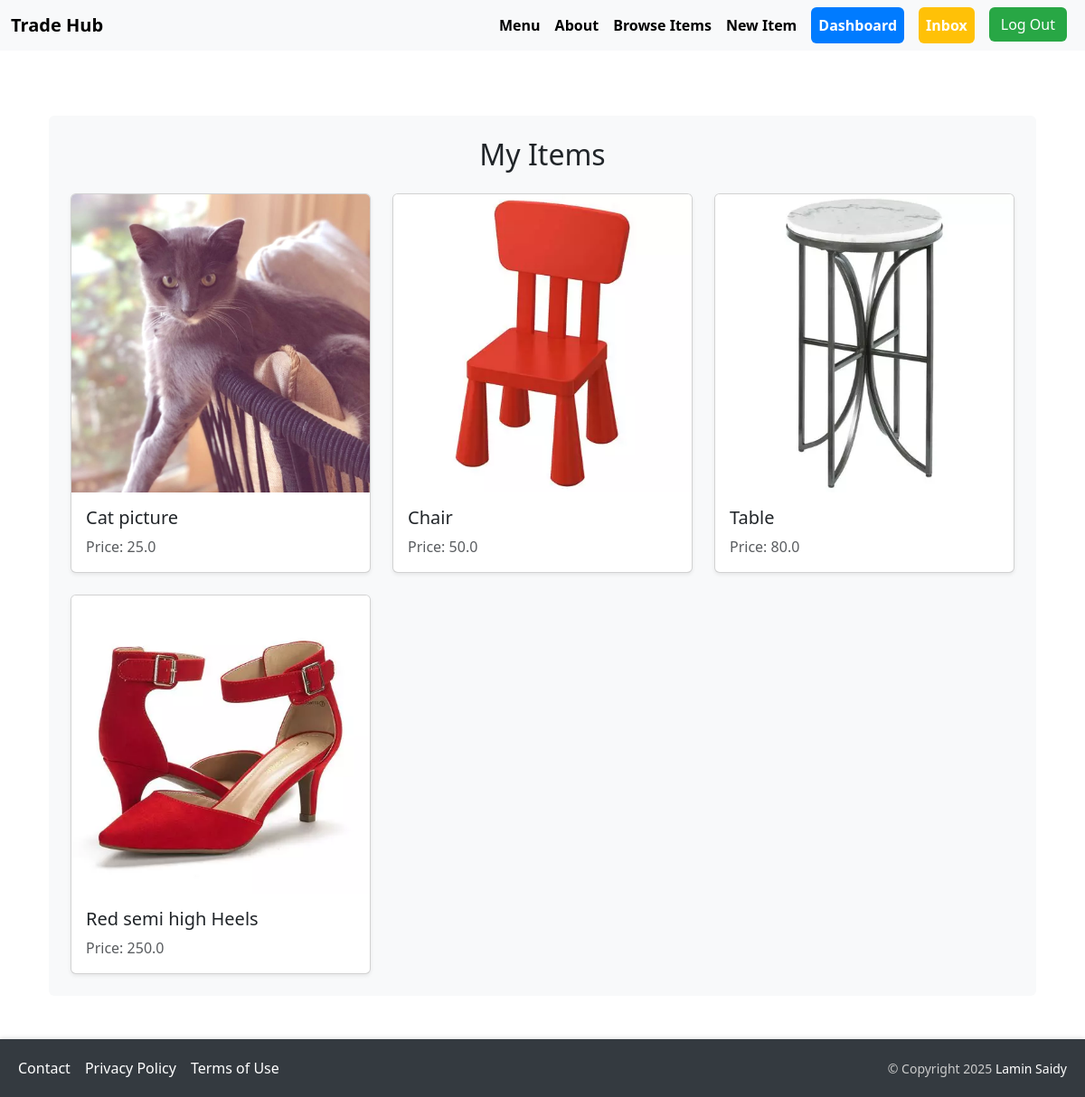
The app's page /dashboard/ (signed in) with its own data.
### item/models.py (models this page shows, shortened)
class Item(models.Model):
    category = models.ForeignKey(Category, related_name='items', on_delete=models.CASCADE)
    name = models.CharField(max_length=255)
    description = models.TextField(blank=True, null=True)
    price = models.FloatField()
    image = models.ImageField(upload_to='item_images', blank=True, null=True)
    is_sold = models.BooleanField(default=False)
    created_by = models.ForeignKey(User, related_name='items', on_delete=models.CASCADE)
    created_at = models.DateTimeField(auto_now_add=True)

### dashboard/views.py (the view)
# urls.py: path('', views.index, name='index'),
@login_required
def index(request):
    items = Item.objects.filter(created_by=request.user)
    return render(request, 'dashboard/index.html', {
        'items': items,
    })

### dashboard/templates/dashboard/index.html (shortened to what this page needs)
{% extends 'products/base.html' %}
{% block content %}
<div class="container mt-5">
    <div class="bg-light p-4 rounded">
        <h2 class="text-center mb-4">My Items</h2>
        <div class="row row-cols-1 row-cols-md-3 g-4">
            {% for item in items %}
                <div class="col">
                    <a href="{% url 'item:detail' item.id %}" class="text-decoration-none text-dark">
                        <div class="card h-100 shadow-sm">
                            <img src="{{ item.image.url }}" class="card-img-top" alt="{{ item.name }}">
                            <div class="card-body">
                                <h5 class="card-title">{{ item.name }}</h5>
                                <p class="card-text text-muted">Price: {{ item.price }}</p>
                            </div>
                        </div>
                    </a>
                </div>
            {% endfor %}
        </div>
    </div>
</div>
{% endblock %}

### products/templates/products/base.html (style rules this page uses)
html, body { height: 100%; margin: 0; }

### records on screen
Item: image (picture), name "Cat picture", price "25.0"
Item: image (picture), name "Chair", price "50.0"
Item: image (picture), name "Table", price "80.0"
Item: image (picture), name "Red semi high Heels", price "250.0"
